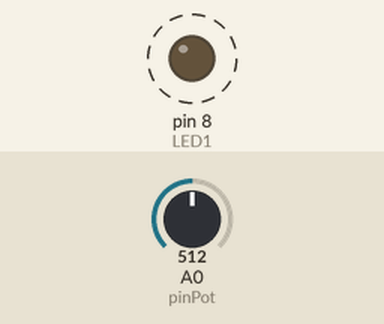
This sketch was run on a simulated Arduino Uno, built with avr-gcc and run on an emulated ATmega328P. Shown: output pins drawn as LEDs (lit = HIGH). Dashed ring = blinking. The test bench sets the inputs (shaded band); at power-on: A0 (pinPot) = 512.

Above: at 0.87 s.
1.4 s: A0 (pinPot) set to 0
At 2.1 s:
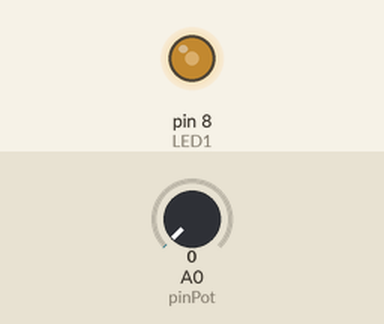
3.0 s: A0 (pinPot) set to 122
At 3.25 s:
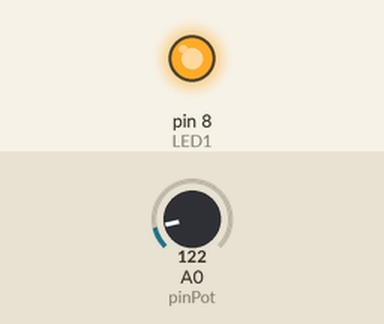
Timing chart, 0 to 12.0 s (numbered marks = the images above; inputs shaded):
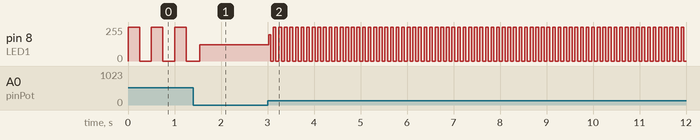

Measured:
- after the input at 3.0 s, pin 8 (LED1): 121/255 → 196/255 at once, then repeats every 0.12 s: 0/255 0.06 s, 255/255 0.06 s

The sketch:

flash_led_pinpot.ino
```cpp
/*this program will read analog values from the potentiometer
and map the values to a variable used in the delay function*/
//------------------------------------------------
//initialize variables
const int LED1 = 8;
const int delayTime = 500;
const int pinPot = A0;

void setup() {
  pinMode (LED1, OUTPUT);
  pinMode(pinPot, INPUT);

}

void loop() {
  int sensorValue = 0;
  int ledPause;

  sensorValue = analogRead(pinPot);
  ledPause = map(sensorValue, 0, 1023, 1, 500);

  //flash LED
  digitalWrite(LED1, HIGH);
  delay(ledPause);          //notice the ledPause variable used here
  digitalWrite(LED1, LOW);
  delay(ledPause);
}
```
